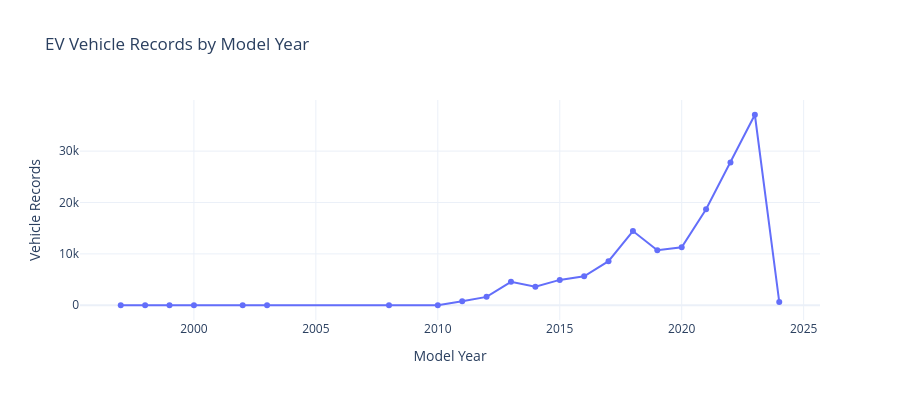

The cell this chart's notebook holds for it:
### Markdown cell above
## 5. Row 1 — Visual 1: EV trend

### Code cell
year_summary = (
    analysis_df.groupby("Model_Year", dropna=False)
    .agg(Vehicle_Count=("Vehicle_Count","sum"))
    .reset_index()
    .sort_values("Model_Year")
)
year_summary["Percentage"] = year_summary["Vehicle_Count"]/total*100

fig = px.line(
    year_summary, x="Model_Year", y="Vehicle_Count", markers=True,
    title="EV Vehicle Records by Model Year",
    labels={"Model_Year":"Model Year","Vehicle_Count":"Vehicle Records"}
)
fig.update_layout(template="plotly_white", height=400)
fig.show()

### Figure 1 — Plotly figure (JSON) as saved in the notebook; plotly's stock layout.template omitted (floating-point values rounded to 4 significant figures)
{"data": [{"hovertemplate": "Model Year=%{x}<br>Vehicle Records=%{y}<extra></extra>", "legendgroup": "", "line": {"color": "#636efa", "dash": "solid"}, "marker": {"symbol": "circle"}, "mode": "lines+markers", "name": "", "orientation": "v", "showlegend": false, "type": "scatter", "x": [1997, 1998, 1999, 2000, 2002, 2003, 2008, 2010, 2011, 2012, 2013, 2014, 2015, 2016, 2017, 2018, 2019, 2020, 2021, 2022, 2023, 2024], "xaxis": "x", "y": [1, 1, 4, 8, 2, 1, 19, 24, 796, 1633, 4566, 3613, 4934, 5650, 8574, 14441, 10717, 11294, 18684, 27799, 37079, 642], "yaxis": "y"}], "layout": {"height": 400, "legend": {"tracegroupgap": 0}, "title": {"text": "EV Vehicle Records by Model Year"}, "xaxis": {"anchor": "y", "domain": [0, 1], "title": {"text": "Model Year"}}, "yaxis": {"anchor": "x", "domain": [0, 1], "title": {"text": "Vehicle Records"}}}}
